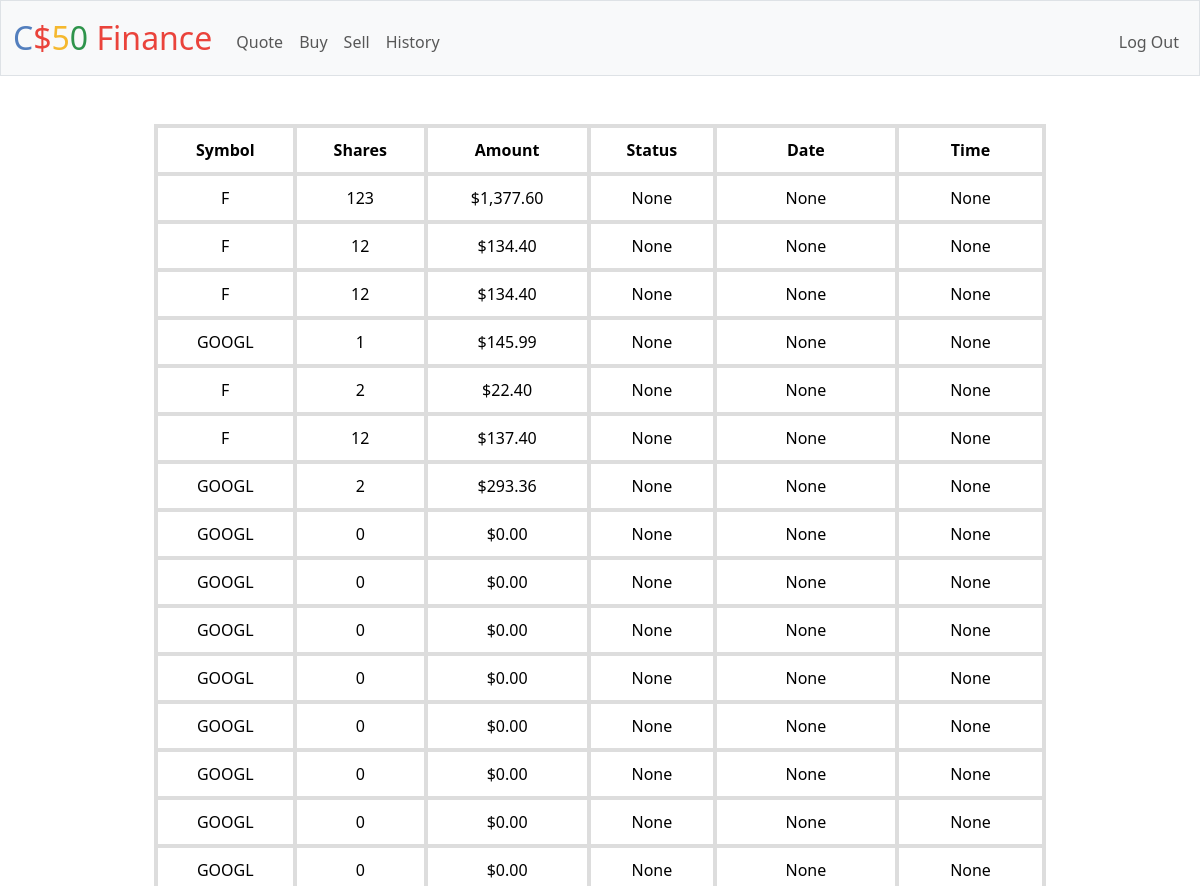
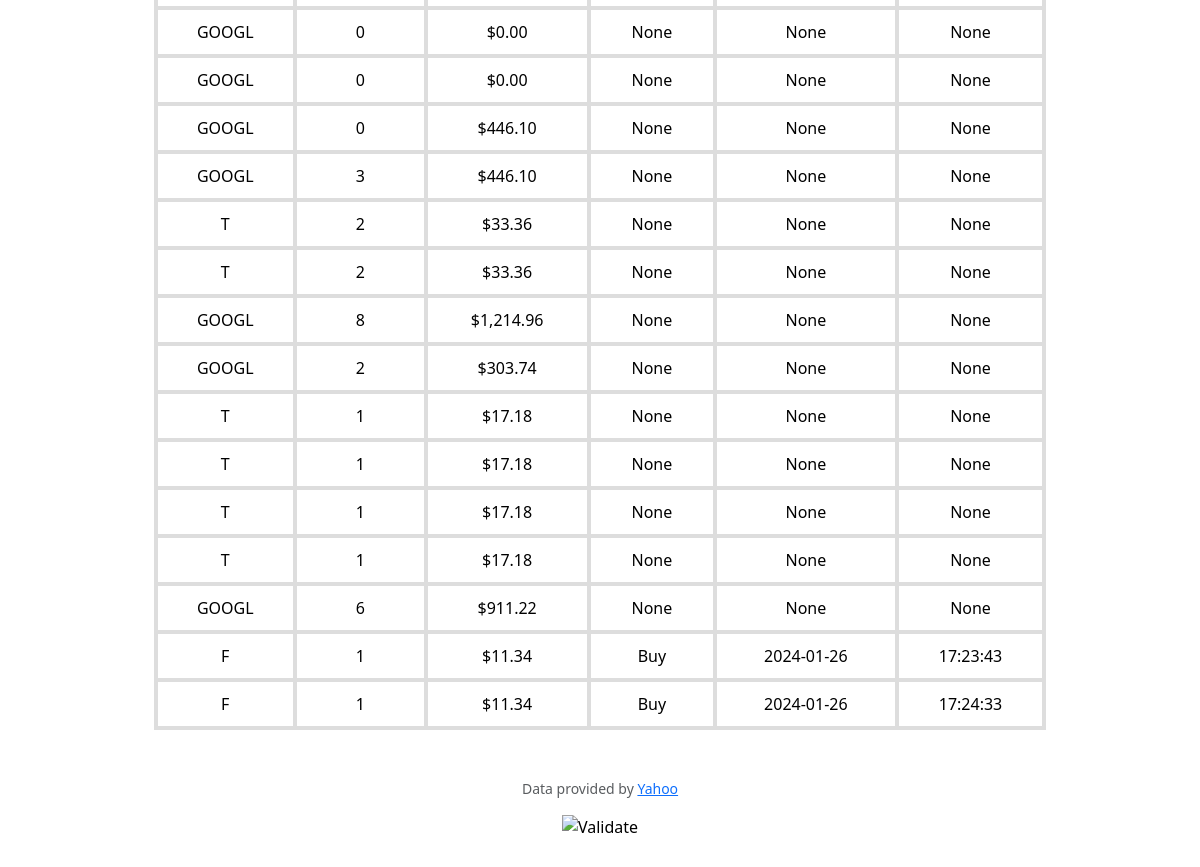
Screenshot of /history (signed in) with the database file from the repository (2 pictures, top to bottom).
### tables this page shows
CREATE TABLE "history"(
id INTEGER,
symbol TEXT,
qty INTEGER,
amount DECIMAL
, status varChar, date varChar, time varChar);

### app.py (the view)
@app.route("/history")
@login_required
def history():
    rows = db.execute("SELECT * FROM history WHERE id = ?", session["user_id"])
    return render_template("history.html", data=rows)

### app.py (called while the page is built)
@app.after_request
def after_request(response):
    response.headers["Cache-Control"] = "no-cache, no-store, must-revalidate"
    response.headers["Expires"] = 0
    response.headers["Pragma"] = "no-cache"
    return response

### helpers.py (called while the page is built)
def login_required(f):
    @wraps(f)
    def decorated_function(*args, **kwargs):
        if session.get("user_id") is None:
            return redirect("/login")
        return f(*args, **kwargs)
    return decorated_function

def usd(value):
    return f"${value:,.2f}"

### templates/history.html (shortened to what this page needs)
{% extends "layout.html" %}
{% block main %}
    <table>
        <tr>
            <th>Symbol</th>
            <th>Shares</th>
            <th>Amount</th>
            <th>Status</th>
            <th>Date</th>
            <th>Time</th>
        </tr>
        {% for row in data %}
        <tr>
            <td>{{ row.symbol }}</td>
            <td>{{ row.qty }}</td>
            <td>{{ row.amount | usd}}</td>
            <td>{{ row.status }}</td>
            <td>{{ row.date }}</td>
            <td>{{ row.time }}</td>
        </tr>
        {% endfor %}
    </table>
{% endblock %}

### templates/layout.html (shortened to what this page needs)
<!DOCTYPE html>
<html lang="en">
    <head>
        <link href="https://cdn.jsdelivr.net/npm/bootstrap@5.3.2/dist/css/bootstrap.min.css" rel="stylesheet">
        <link href="/static/styles.css" rel="stylesheet">
    </head>
    <body>
        <nav class="bg-light border navbar navbar-expand-md navbar-light">
            <div class="container-fluid">
                <a class="navbar-brand" href="/"><span class="blue">C</span><span class="red">$</span><span class="yellow">5</span><span class="green">0</span> <span class="red">Finance</span></a>
                <div class="collapse navbar-collapse" id="navbar">
                    {% if session["user_id"] %}
                        <ul class="navbar-nav me-auto mt-2">
                            <li class="nav-item"><a class="nav-link" href="/quote">Quote</a></li>
                            <li class="nav-item"><a class="nav-link" href="/buy">Buy</a></li>
                            <li class="nav-item"><a class="nav-link" href="/sell">Sell</a></li>
                            <li class="nav-item"><a class="nav-link" href="/history">History</a></li>
                        </ul>
                        <ul class="navbar-nav ms-auto mt-2">
                            <li class="nav-item"><a class="nav-link" href="/logout">Log Out</a></li>
                        </ul>
                    {% else %}
                        <ul class="navbar-nav ms-auto mt-2">
                            <li class="nav-item"><a class="nav-link" href="/register">Register</a></li>
                            <li class="nav-item"><a class="nav-link" href="/login">Log In</a></li>
                        </ul>
                    {% endif %}
                </div>
            </div>
        </nav>
        <main class="container py-5 text-center">
            {% block main %}{% endblock %}
        </main>
        <footer class="mb-5">
            <p class="mb-3 small text-center text-muted">
                Data provided by <a href="https://finance.yahoo.com/">Yahoo</a>
            </p>
            <form action="https://validator.w3.org/check" class="text-center" enctype="multipart/form-data" method="post" target="_blank">
                <input alt="Validate" src="/static/I_heart_validator.png" type="image">
            </form>
        </footer>
    </body>
</html>

### static/styles.css (style rules this page uses)
nav .navbar-brand { font-size: xx-large; }
nav .navbar-brand .blue { color: #537fbe; }
nav .navbar-brand .red { color: #ea433b; }
nav .navbar-brand .yellow { color: #f5b82e; }
nav .navbar-brand .green { color: #2e944b; }

### templates/history.html (style rules this page uses)
table { width: 80%; border-collapse: collapse; margin-top: 20px; color: black; margin: 0 auto; }
th, td { padding: 10px; text-align: center; border: 4px solid #ddd; color: black; }

### rows the page displays
history: symbol "F", qty "123", amount "$1,377.60", status "None", date "None", time "None"
history: symbol "F", qty "12", amount "$134.40", status "None", date "None", time "None"
history: symbol "F", qty "12", amount "$134.40", status "None", date "None", time "None"
history: symbol "GOOGL", qty "1", amount "$145.99", status "None", date "None", time "None"
history: symbol "F", qty "2", amount "$22.40", status "None", date "None", time "None"
history: symbol "F", qty "12", amount "$137.40", status "None", date "None", time "None"
history: symbol "GOOGL", qty "2", amount "$293.36", status "None", date "None", time "None"
history: symbol "GOOGL", qty "0", amount "$0.00", status "None", date "None", time "None"
history: symbol "GOOGL", qty "0", amount "$0.00", status "None", date "None", time "None"
history: symbol "GOOGL", qty "0", amount "$0.00", status "None", date "None", time "None"
history: symbol "GOOGL", qty "0", amount "$0.00", status "None", date "None", time "None"
history: symbol "GOOGL", qty "0", amount "$0.00", status "None", date "None", time "None"
history: symbol "GOOGL", qty "0", amount "$0.00", status "None", date "None", time "None"
history: symbol "GOOGL", qty "0", amount "$0.00", status "None", date "None", time "None"
history: symbol "GOOGL", qty "0", amount "$0.00", status "None", date "None", time "None"
history: symbol "GOOGL", qty "0", amount "$0.00", status "None", date "None", time "None"
history: symbol "GOOGL", qty "0", amount "$0.00", status "None", date "None", time "None"
history: symbol "GOOGL", qty "0", amount "$446.10", status "None", date "None", time "None"
history: symbol "GOOGL", qty "3", amount "$446.10", status "None", date "None", time "None"
history: symbol "T", qty "2", amount "$33.36", status "None", date "None", time "None"
history: symbol "T", qty "2", amount "$33.36", status "None", date "None", time "None"
history: symbol "GOOGL", qty "8", amount "$1,214.96", status "None", date "None", time "None"
history: symbol "GOOGL", qty "2", amount "$303.74", status "None", date "None", time "None"
history: symbol "T", qty "1", amount "$17.18", status "None", date "None", time "None"
history: symbol "T", qty "1", amount "$17.18", status "None", date "None", time "None"
history: symbol "T", qty "1", amount "$17.18", status "None", date "None", time "None"
history: symbol "T", qty "1", amount "$17.18", status "None", date "None", time "None"
history: symbol "GOOGL", qty "6", amount "$911.22", status "None", date "None", time "None"
history: symbol "F", qty "1", amount "$11.34", status "Buy", date "2024-01-26", time "17:23:43"
history: symbol "F", qty "1", amount "$11.34", status "Buy", date "2024-01-26", time "17:24:33"
